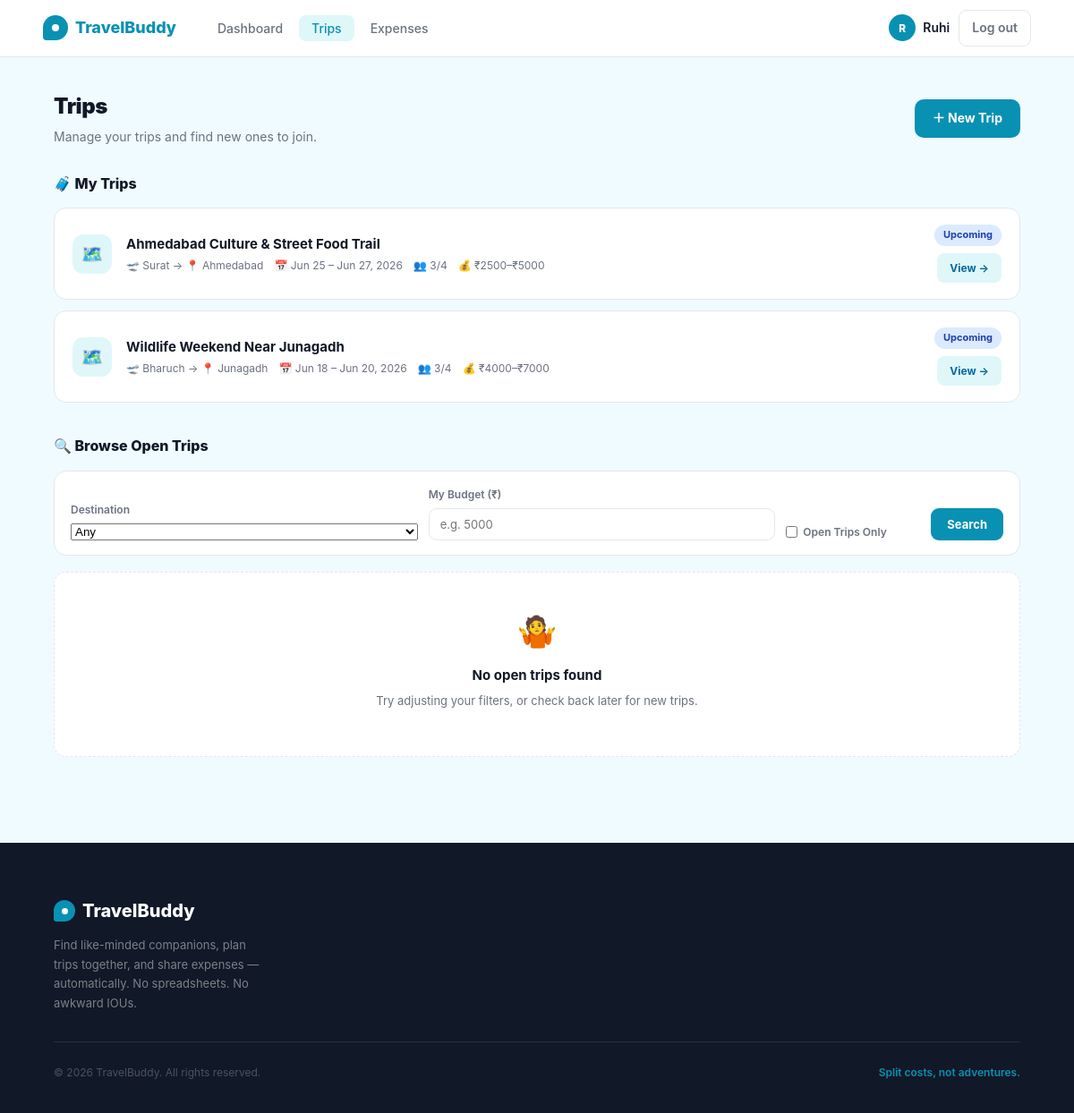
Page /trips (signed in) on the committed database.
### app/models.py (models this page shows, shortened)
class User(db.Model, UserMixin):
    __tablename__ = 'users'
    id             = db.Column(db.Integer, primary_key=True)
    name           = db.Column(db.String(100), nullable=False)
    email          = db.Column(db.String(150), unique=True, nullable=False)
    password_hash  = db.Column(db.String(255), nullable=False)
    travel_style   = db.Column(db.String(50), default='flexible')
    bio            = db.Column(db.Text, default='')
    interests      = db.Column(db.String(255), default='')
    phone          = db.Column(db.String(20), default='')
    created_at     = db.Column(db.DateTime, default=lambda: datetime.now(timezone.utc))
    owned_trips    = db.relationship('Trip', back_populates='owner', lazy='dynamic')
    memberships    = db.relationship('TripMember', back_populates='user', lazy='dynamic')
    expenses_paid  = db.relationship('Expense', back_populates='paid_by', lazy='dynamic')
    def _all_trip_ids(self):
        owned = [t.id for t in Trip.query.filter_by(owner_id=self.id).all()]
        joined = [m.trip_id for m in
                  TripMember.query.filter_by(user_id=self.id, status='accepted').all()]
        return list(set(owned + joined))

class Trip(db.Model):
    __tablename__ = 'trips'
    id          = db.Column(db.Integer, primary_key=True)
    owner_id    = db.Column(db.Integer, db.ForeignKey('users.id'), nullable=False)
    title       = db.Column(db.String(150), nullable=False)
    destination = db.Column(db.String(150), nullable=False)
    departure_city = db.Column(db.String(100), default='')
    start_date  = db.Column(db.Date, nullable=False)
    end_date    = db.Column(db.Date, nullable=False)
    description = db.Column(db.Text, default='')
    budget_min  = db.Column(db.Float, default=0)
    budget_max  = db.Column(db.Float, default=0)
    max_members = db.Column(db.Integer, default=4)
    status      = db.Column(db.String(20), default='upcoming')  # upcoming, active, completed
    is_public   = db.Column(db.Boolean, default=True)
    created_at  = db.Column(db.DateTime, default=lambda: datetime.now(timezone.utc))
    owner    = db.relationship('User', back_populates='owned_trips')
    members  = db.relationship('TripMember', back_populates='trip', lazy='dynamic',
                               cascade='all, delete-orphan')
    expenses = db.relationship('Expense', back_populates='trip', lazy='dynamic',
                               cascade='all, delete-orphan')
    def member_count(self):
        return self.members.filter_by(status='accepted').count() + 1  # +1 for owner

### app/trips/routes.py (the view)
@trips.route('/trips')
@login_required
def index():
    my_trip_ids = current_user._all_trip_ids()
    my_trips = Trip.query.filter(Trip.id.in_(my_trip_ids)).all() if my_trip_ids else []
    query = Trip.query.filter(Trip.is_public == True)  # noqa: E712
    if my_trip_ids:
        query = query.filter(~Trip.id.in_(my_trip_ids))
    destination = request.args.get('destination', '').strip()
    budget = request.args.get('budget', '').strip()
    open_only = request.args.get('open_only', '').strip()
    if destination:
        query = query.filter(Trip.destination == destination)
    if budget:
        try:
            b = float(budget)
            query = query.filter(Trip.budget_min <= b, Trip.budget_max >= b)
        except ValueError:
            pass
    browse_trips = query.order_by(Trip.start_date.asc()).all()
    if open_only:
        browse_trips = [t for t in browse_trips if not t.is_full()]
    pending_ids = {m.trip_id for m in
                   TripMember.query.filter_by(user_id=current_user.id, status='pending').all()}
    accepted_ids = {m.trip_id for m in
                     TripMember.query.filter_by(user_id=current_user.id, status='accepted').all()}
    return render_template('trips/index.html',
        my_trips=my_trips,
        browse_trips=browse_trips,
        pending_ids=pending_ids,
        accepted_ids=accepted_ids,
        destination=destination,
        budget=budget,
        open_only=open_only,
        city_choices=GUJARAT_CITIES + NEARBY_CITIES,
        today=date.today()
    )

### app/models.py (called while the page is built)
@login_manager.user_loader
def load_user(user_id):
    return User.query.get(int(user_id))

### app/templates/trips/index.html (shortened to what this page needs)
{% extends "base.html" %}
{% block content %}
<div class="trips-page">
  <div class="trips-inner">
    <div class="page-header">
      <div>
        <h1 class="page-title">Trips</h1>
        <p class="page-subtitle">Manage your trips and find new ones to join.</p>
      </div>
      <a href="{{ url_for('trips.create') }}" class="btn-primary">＋ New Trip</a>
    </div>
    <div class="section">
      <div class="section-title">🧳 My Trips</div>
      {% if my_trips %}
        <div class="trip-cards">
          {% for trip in my_trips %}
          <div class="trip-card">
            <div class="trip-icon">🗺️</div>
            <div class="trip-info">
              <div class="trip-name"><a href="{{ url_for('trips.detail', trip_id=trip.id) }}">{{ trip.title }}</a></div>
              <div class="trip-meta">
                <span>🛫 {{ trip.departure_city }} → 📍 {{ trip.destination }}</span>
                <span>📅 {{ trip.start_date.strftime('%b %d') }} – {{ trip.end_date.strftime('%b %d, %Y') }}</span>
                <span>👥 {{ trip.member_count() }}/{{ trip.max_members }}</span>
                <span>💰 ₹{{ "%.0f"|format(trip.budget_min) }}–₹{{ "%.0f"|format(trip.budget_max) }}</span>
              </div>
            </div>
            <div class="trip-right">
              {% if trip.status == 'active' %}
                <span class="badge badge-active">Active</span>
              {% elif trip.status == 'completed' %}
                <span class="badge badge-completed">Completed</span>
              {% else %}
                <span class="badge badge-upcoming">Upcoming</span>
              {% endif %}
              <a href="{{ url_for('trips.detail', trip_id=trip.id) }}" class="btn-small btn-view">View →</a>
            </div>
          </div>
          {% endfor %}
        </div>
      {% endif %}
    </div>
    <div class="section">
      <div class="section-title">🔍 Browse Open Trips</div>
      <form method="GET" action="{{ url_for('trips.index') }}" class="filter-bar">
        <div class="filter-field">
          <label>Destination</label>
          <select name="destination">
            <option value="">Any</option>
          </select>
        </div>
        <div class="filter-field">
          <label>My Budget (₹)</label>
          <input type="number" name="budget" placeholder="e.g. 5000" value="{{ budget }}">
        </div>
        <div class="filter-field" style="flex: 0 0 auto; flex-direction: row; align-items: center; gap: 6px;">
          <input type="checkbox" name="open_only" id="open_only" value="1" {% if open_only %}checked{% endif %} style="width:auto;">
          <label for="open_only" style="margin:0;">Open Trips Only</label>
        </div>
        <button type="submit" class="btn-filter">Search</button>
      </form>
      {% if browse_trips %}
        <div class="trip-cards">
          {% for trip in browse_trips %}
          <div class="trip-card">
            <div class="trip-icon">🧳</div>
            <div class="trip-info">
              <div class="trip-name"><a href="{{ url_for('trips.detail', trip_id=trip.id) }}">{{ trip.title }}</a></div>
              <div class="trip-meta">
                <span>🛫 {{ trip.departure_city }} → 📍 {{ trip.destination }}</span>
                <span>📅 {{ trip.start_date.strftime('%b %d') }} – {{ trip.end_date.strftime('%b %d, %Y') }}</span>
                <span>👥 {{ trip.member_count() }}/{{ trip.max_members }}</span>
                <span>💰 ₹{{ "%.0f"|format(trip.budget_min) }}–₹{{ "%.0f"|format(trip.budget_max) }}</span>
                <span>🙋 by {{ trip.owner.name.split()[0] }}</span>
              </div>
            </div>
            <div class="trip-right">
              {% if trip.id in accepted_ids %}
                <span class="badge badge-owner">Joined</span>
              {% elif trip.id in pending_ids %}
                <button class="btn-small btn-pending" disabled>Request Sent</button>
              {% else %}
                <form method="POST" action="{{ url_for('trips.send_request', trip_id=trip.id) }}">
                  <input type="hidden" name="csrf_token" value="{{ csrf_token() }}">
                  <button type="submit" class="btn-small btn-request">Send Buddy Request</button>
                </form>
              {% endif %}
              <a href="{{ url_for('trips.detail', trip_id=trip.id) }}" class="btn-small btn-view">View →</a>
            </div>
          </div>
          {% endfor %}
        </div>
      {% else %}
        <div class="empty-state">
          <div class="empty-icon">🤷</div>
          <h4>No open trips found</h4>
          <p>Try adjusting your filters, or check back later for new trips.</p>
        </div>
      {% endif %}
    </div>
  </div>
</div>
{% endblock %}

### app/templates/base.html (shortened to what this page needs)
<!DOCTYPE html>
<html lang="en">
<head>
</head>
<body>
<nav>
  <a href="{{ url_for('main.home') }}" class="logo">
    <div class="logo-icon"></div>
    TravelBuddy
  </a>
  {% if current_user.is_authenticated %}
    <ul class="nav-links">
      <li><a href="{{ url_for('dashboard.index') }}" {% if request.endpoint == 'dashboard.index' %}class="active"{% endif %}>Dashboard</a></li>
      <li><a href="{{ url_for('trips.index') }}" {% if request.endpoint and request.endpoint.startswith('trips.') %}class="active"{% endif %}>Trips</a></li>
      <li><a href="#" {% if request.endpoint == 'main.expenses' %}class="active"{% endif %}>Expenses</a></li>
    </ul>
    <div class="nav-right">
      <div class="nav-user">
        <div class="nav-avatar">{{ current_user.name[0].upper() }}</div>
        <a href="{{ url_for('profile.view') }}" style="color:inherit;">{{ current_user.name.split()[0] }}</a>
      </div>
      <a href="{{ url_for('auth.logout') }}" class="btn-logout">Log out</a>
    </div>
  {% endif %}
</nav>
{% block content %}{% endblock %}
<footer>
  <div class="footer-inner">
    <div class="footer-top">
      <div class="footer-brand">
        <div class="footer-logo">
          <div class="footer-logo-icon"></div>
          TravelBuddy
        </div>
        <p>Find like-minded companions, plan trips together, and share expenses — automatically. No spreadsheets. No awkward IOUs.</p>
      </div>
    </div>
    <div class="footer-bottom">
      <p class="footer-copy">© 2026 TravelBuddy. All rights reserved.</p>
      <p class="footer-tagline-bottom">Split costs, not adventures.</p>
    </div>
  </div>
</footer>
</body>
</html>

### rows in the picture
User: name "R", name "Ruhi"
Trip: title "Ahmedabad Culture & Street Food Trail", departure_city "Surat", destination "Ahmedabad", start_date "Jun 25", end_date "Jun 27, 2026", member_count "3", max_members "4", budget_min "2500", budget_max "5000", status "Upcoming"
Trip: title "Wildlife Weekend Near Junagadh", departure_city "Bharuch", destination "Junagadh", start_date "Jun 18", end_date "Jun 20, 2026", member_count "3", max_members "4", budget_min "4000", budget_max "7000", status "Upcoming"
